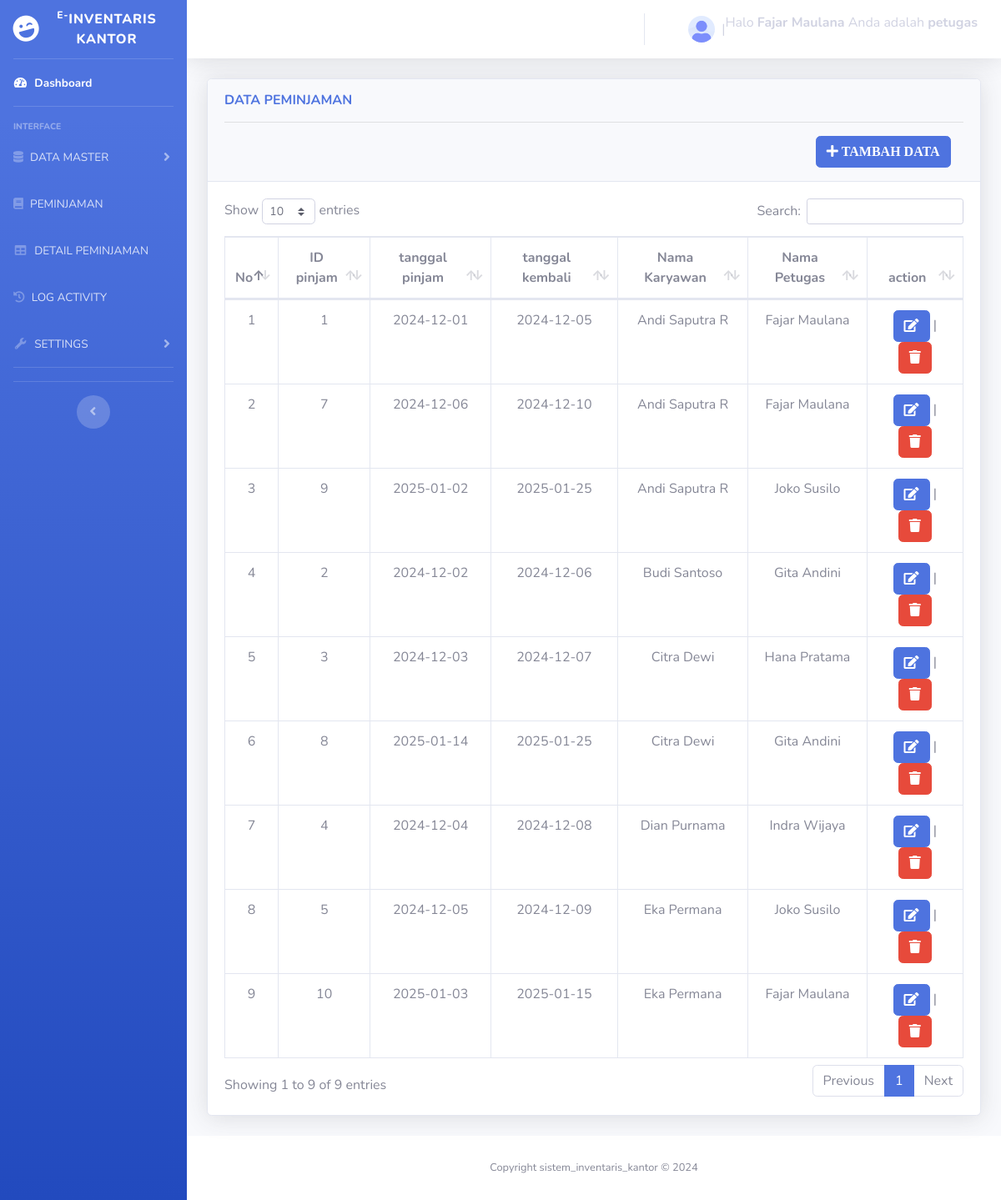
Page /peminjaman.php (signed in) on the committed database.
### tables this page shows
CREATE TABLE `peminjaman` (
  `id_peminjaman` int(11) NOT NULL,
  `tanggal_peminjaman` date NOT NULL,
  `tanggal_pengembalian` date NOT NULL,
  `id_karyawan` int(11) NOT NULL,
  `id_petugas` int(11) NOT NULL
);

CREATE TABLE `karyawan` (
  `id_karyawan` int(11) NOT NULL,
  `nama_karyawan` varchar(100) NOT NULL,
  `nomor_hp` varchar(15) DEFAULT NULL
);

CREATE TABLE `petugas` (
  `id_petugas` int(11) NOT NULL,
  `nama_petugas` varchar(100) NOT NULL,
  `nomor_hp` varchar(15) DEFAULT NULL,
  `username` varchar(50) NOT NULL,
  `password` varchar(100) NOT NULL,
  `level` varchar(50) NOT NULL
);

### peminjaman.php (the view, shortened to what this page needs)
<?php
include "asset/header.php";
include "asset/sidebar.php";
include "conn.php";
$brw = "SELECT
  peminjaman.id_peminjaman, peminjaman.tanggal_peminjaman, peminjaman.tanggal_pengembalian,
  karyawan.nama_karyawan, petugas.nama_petugas
  FROM peminjaman
  INNER JOIN karyawan ON peminjaman.id_karyawan = karyawan.id_karyawan
  INNER JOIN petugas ON peminjaman.id_petugas = petugas.id_petugas";
$result = mysqli_query($conn, $brw);
?>
        <div class="container-fluid">
         <div class="card shadow mb-4 relative">
            <div class="card-header py-3">
              <h6 class="m-0 font-weight-bold text-primary">DATA PEMINJAMAN</h6>
              <hr>
              <a href="back_end/peminjaman/tambah.php" class="btn btn-primary float-end" style="margin-left: 80%;"><i class="fas fa-plus"> TAMBAH DATA</i></a>
            </div>
            <div class="card-body">
              <div class="table-responsive">
                <?php if(mysqli_num_rows($result) > 0) { ?>
                <table class="table table-bordered text-center" id="dataTable" width="100%" cellspacing="0">
                  <thead>
                    <tr>
                      <th>No</th>
                      <th>ID pinjam</th>
                      <th>tanggal pinjam</th>
                      <th>tanggal kembali</th>
                      <th> Nama Karyawan</th>
                      <th> Nama Petugas</th>
                      <th>action</th>
                    </tr>
                  </thead>
                 <tbody>
                  <?php
                  $no =1;
                  while( $row = mysqli_fetch_assoc($result)) {
                  ?>
                   <tr>
                      <td> <?php echo $no;  ?></td>
                      <td> <?php echo $row['id_peminjaman'] ?></td>
                      <td> <?php echo $row['tanggal_peminjaman'] ?></td>
                      <td> <?php echo $row['tanggal_pengembalian'] ?></td>
                      <td> <?php echo $row['nama_karyawan'] ?></td>
                      <td> <?php echo $row['nama_petugas'] ?></td>
                       <td>
                      <a href='back_end/peminjaman/edit.php?id="<?php echo  $row['id_peminjaman'];  ?>"'  class="btn btn-primary" onclick="return confirm('Apakah Anda yakin ingin mengedit data ini?');"><i class="fas fa-edit"></i></a> |
                      <a href='back_end/peminjaman/hapus.php?id="<?php echo  $row['id_peminjaman'];  ?>"' class="btn btn-danger" onclick="return confirm('Apakah Anda yakin ingin hapus data ini?');"><i class="fas fa-trash"></i></a>
                      </td>
                    </tr>
                 <?php $no++; } ?>
                </table>
                    <?php
                  }else{
                    echo"tidak ada data ditemukan";
                  }
                  ?>
              </div>
            </div>
          </div>
        </div>
<?php include "asset/footer.php"; ?>

### rows in the picture
peminjaman: id_peminjaman "1", tanggal_peminjaman "2024-12-01", tanggal_pengembalian "2024-12-05", id_karyawan.nama_karyawan "Andi Saputra R", id_petugas.nama_petugas "Fajar Maulana"
peminjaman: id_peminjaman "7", tanggal_peminjaman "2024-12-06", tanggal_pengembalian "2024-12-10", id_karyawan.nama_karyawan "Andi Saputra R", id_petugas.nama_petugas "Fajar Maulana"
peminjaman: id_peminjaman "9", tanggal_peminjaman "2025-01-02", tanggal_pengembalian "2025-01-25", id_karyawan.nama_karyawan "Andi Saputra R", id_petugas.nama_petugas "Joko Susilo"
peminjaman: id_peminjaman "2", tanggal_peminjaman "2024-12-02", tanggal_pengembalian "2024-12-06", id_karyawan.nama_karyawan "Budi Santoso", id_petugas.nama_petugas "Gita Andini"
peminjaman: id_peminjaman "3", tanggal_peminjaman "2024-12-03", tanggal_pengembalian "2024-12-07", id_karyawan.nama_karyawan "Citra Dewi", id_petugas.nama_petugas "Hana Pratama"
peminjaman: id_peminjaman "8", tanggal_peminjaman "2025-01-14", tanggal_pengembalian "2025-01-25", id_karyawan.nama_karyawan "Citra Dewi", id_petugas.nama_petugas "Gita Andini"
peminjaman: id_peminjaman "4", tanggal_peminjaman "2024-12-04", tanggal_pengembalian "2024-12-08", id_karyawan.nama_karyawan "Dian Purnama", id_petugas.nama_petugas "Indra Wijaya"
peminjaman: id_peminjaman "5", tanggal_peminjaman "2024-12-05", tanggal_pengembalian "2024-12-09", id_karyawan.nama_karyawan "Eka Permana", id_petugas.nama_petugas "Joko Susilo"
peminjaman: id_peminjaman "10", tanggal_peminjaman "2025-01-03", tanggal_pengembalian "2025-01-15", id_karyawan.nama_karyawan "Eka Permana", id_petugas.nama_petugas "Fajar Maulana"

### other values in the picture
$_SESSION['username'] "Fajar Maulana"
$_SESSION['level'] "petugas"
